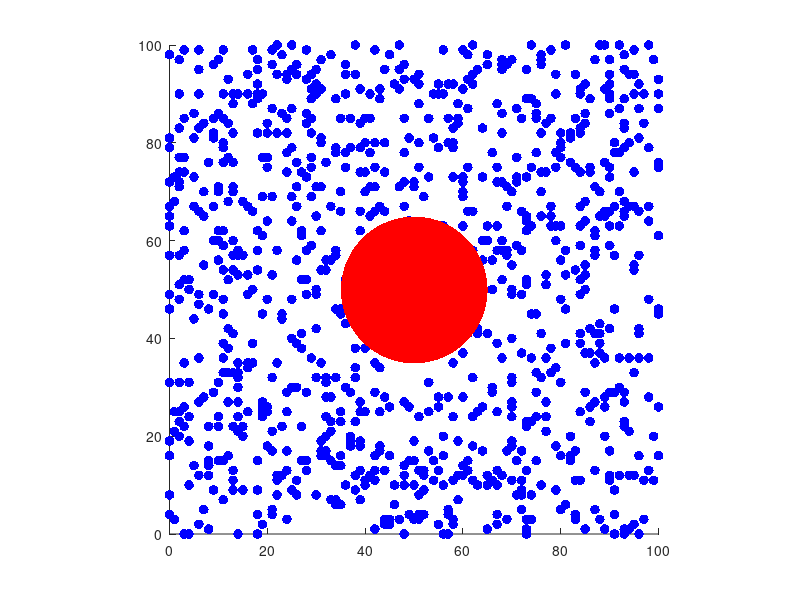

The MATLAB source for this figure: (Note: this script raises an error after producing the figure.)
% simulate membrane dynamics
% initialize variables

num_lipids = 1000;
num_steps = 2000;
colors = repmat([0, 0, 1], num_lipids, 1);
focal_size = 15;

interaction_vectors = zeros(num_lipids,2);
speed = NaN(num_steps, 1);
avg_speed = NaN(num_steps,1);
interaction = NaN(num_steps,1);

% create matrix for particle of interest 
% store current and previous position

focal_pos = zeros(1,4);

% create matrix for lipids
% store current and previous position
pos_lipids = zeros(num_lipids,4);

% initialize positions of particle of interest and lipids

focal_pos(1,1:2) = [50 50];
focal_pos(1,3:4) = focal_pos(1,1:2) + randi([-100 100], 1,2)/1000;

for i = 1:num_lipids
    pos_lipids(i, 1:2) = randi([0 100], 1,2);
    pos_lipids(i, 3:4) = pos_lipids(i, 1:2);
end

% set up graphs

figure;
hold on;
lipid_scatter = scatter(pos_lipids(:,3), pos_lipids(:,4), 50, colors, 'filled');
focal_scatter = scatter(focal_pos(:,3), focal_pos(:,4), focal_size, 'red', 'filled');
theta = linspace(0, 2*pi, 100); 
circle_x = focal_size * cos(theta) + focal_pos(1,3);
circle_y = focal_size * sin(theta) + focal_pos(1,4);
circle_plot = fill(circle_x, circle_y, [1, 0, 0], 'EdgeColor', 'none');
xlim([0 100]);
ylim([0 100]);
axis equal
hold off;

figure
layout = tiledlayout(1,2);
nexttile
hold on;
xlabel('time')
ylabel('Average Speed (distance traveled per simulation time step)')
xlim([0 num_steps])
ylim([0 1])
speed_plot = plot(avg_speed,'b', 'LineWidth',2);
hold off;

nexttile
hold on;
xlabel('time')
ylabel('Number of interaction_vectors')
interaction_plot = plot(interaction);
hold on;
%avg_interaction_plot = plot(avg_interaction_vectors);
hold off;

% simulate movement

focal_pos_minus_100 = focal_pos(1,3:4);
for i = 1:num_steps
    for j = 1:num_lipids
        lipid_movement = pos_lipids(j,3:4) - pos_lipids(j,1:2);
        pos_lipids(j, 1:2) = pos_lipids(j, 3:4); %store previous position
        pos_lipids(j, 3:4) = pos_lipids(j, 1:2) + 0.5*lipid_movement + randi([-100 100], 1,2)/300;
        pos_lipids(j,:) = max(min(pos_lipids(j,:), 100), 1);
    end
    % movement of focal particle
    % check for touching lipids
    num_interactions = 0;
    for k = 1:num_lipids
        distance = norm(pos_lipids(k,3:4) - focal_pos(1,3:4));
        lipid_direction = pos_lipids(k, 3:4) - pos_lipids(k,1:2);
        focal_direction = (focal_pos(1,3:4) - focal_pos(1,1:2));
        cos_theta = dot(lipid_direction, focal_direction)/(norm(lipid_direction)*norm(focal_direction));
        angle = acosd(cos_theta);
        %if angle < 90 % exclude lipids that are in radius of interaction but wouldn't realistically apply force
            if distance <= focal_size + 1 && distance >= focal_size - 1
                colors(k,:) = [0, 1, 0];


                interaction_vectors(k, 1:2) = pos_lipids(k,3:4) - pos_lipids(k,1:2);
                num_interactions = num_interactions + 1;
            else
                interaction_vectors(k,:) = [0 0];
                colors(k,:) = [0, 0, 1];
            end
        %end
    end
    %move focal particle based on lipid movement
    force = -sum(interaction_vectors);
    direction = (focal_pos(1,3:4) - focal_pos(1,1:2));
    direction = direction/norm(direction);
    for xy = 3:4
            if focal_pos(1,xy) <= 1 || focal_pos(1,xy) >= 100
                direction = -direction;
            end
    end
    focal_pos(1,1:2) = focal_pos(1,3:4);
    focal_pos(1,3:4) = focal_pos(1,1:2) + 0.2*force + 0.2* direction;
    if mod(i-1, 100) == 0
        distance_traveled = focal_pos(1,3:4) - focal_pos_minus_100;
        speed(i:i+99,1) = repmat(norm(distance_traveled)/100,100,1);
        focal_pos_minus_100 = focal_pos(1,3:4);
    end
    %speed(i,1) = norm(focal_pos(1,3:4) - focal_pos(1,1:2));
    avg_speed(i,1) = sum(speed(1:i,1))/i;
    interaction(i,1) = num_interactions;
    set(lipid_scatter, 'XData', pos_lipids(:,3), 'YData', pos_lipids(:,4), 'CData', colors)
    set(focal_scatter, 'XData', focal_pos(1,3), 'YData', focal_pos(1,4))
    circle_x = focal_size * cos(theta) + focal_pos(1,3);
    circle_y = focal_size * sin(theta) + focal_pos(1,4);
    set(circle_plot, 'XData', circle_x, 'YData', circle_y);
    set(interaction_plot, 'YData', interaction)
    set(speed_plot, 'YData', avg_speed)
    pause(0.01)
    drawnow;
end









        